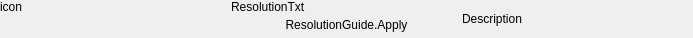
<?xml version="1.0" encoding="UTF-8"?>
<ui version="4.0">
 <class>ResolutionGuideItem</class>
 <widget class="QFrame" name="ResolutionGuideItem">
  <property name="geometry">
   <rect>
    <x>0</x>
    <y>0</y>
    <width>693</width>
    <height>38</height>
   </rect>
  </property>
  <property name="sizePolicy">
   <sizepolicy hsizetype="Preferred" vsizetype="Preferred">
    <horstretch>0</horstretch>
    <verstretch>0</verstretch>
   </sizepolicy>
  </property>
  <property name="baseSize">
   <size>
    <width>660</width>
    <height>70</height>
   </size>
  </property>
  <property name="windowTitle">
   <string>Frame</string>
  </property>
  <layout class="QHBoxLayout" name="horizontalLayout_2">
   <property name="spacing">
    <number>0</number>
   </property>
   <property name="leftMargin">
    <number>0</number>
   </property>
   <property name="topMargin">
    <number>0</number>
   </property>
   <property name="rightMargin">
    <number>0</number>
   </property>
   <property name="bottomMargin">
    <number>0</number>
   </property>
   <item alignment="Qt::AlignTop">
    <widget class="QFrame" name="IconFrame">
     <property name="frameShape">
      <enum>QFrame::NoFrame</enum>
     </property>
     <property name="frameShadow">
      <enum>QFrame::Raised</enum>
     </property>
     <layout class="QHBoxLayout" name="horizontalLayout">
      <property name="spacing">
       <number>0</number>
      </property>
      <property name="leftMargin">
       <number>0</number>
      </property>
      <property name="topMargin">
       <number>0</number>
      </property>
      <property name="rightMargin">
       <number>0</number>
      </property>
      <property name="bottomMargin">
       <number>0</number>
      </property>
      <item alignment="Qt::AlignLeft">
       <widget class="ComplexHeaderIcon" name="PlatformIcon">
        <property name="sizePolicy">
         <sizepolicy hsizetype="Fixed" vsizetype="Fixed">
          <horstretch>0</horstretch>
          <verstretch>0</verstretch>
         </sizepolicy>
        </property>
        <property name="text">
         <string>icon</string>
        </property>
       </widget>
      </item>
     </layout>
    </widget>
   </item>
   <item alignment="Qt::AlignTop">
    <widget class="QFrame" name="MiddleFrame">
     <layout class="QVBoxLayout" name="verticalLayout">
      <property name="spacing">
       <number>0</number>
      </property>
      <property name="leftMargin">
       <number>0</number>
      </property>
      <property name="topMargin">
       <number>0</number>
      </property>
      <property name="rightMargin">
       <number>0</number>
      </property>
      <property name="bottomMargin">
       <number>0</number>
      </property>
      <item>
       <widget class="QLabel" name="ResolutionLabel">
        <property name="sizePolicy">
         <sizepolicy hsizetype="Preferred" vsizetype="Expanding">
          <horstretch>0</horstretch>
          <verstretch>0</verstretch>
         </sizepolicy>
        </property>
        <property name="text">
         <string>ResolutionTxt</string>
        </property>
        <property name="alignment">
         <set>Qt::AlignLeading|Qt::AlignLeft|Qt::AlignVCenter</set>
        </property>
       </widget>
      </item>
      <item>
       <widget class="QPushButton" name="ResolutionApplyBtn">
        <property name="text">
         <string>ResolutionGuide.Apply</string>
        </property>
        <property name="flat">
         <bool>true</bool>
        </property>
       </widget>
      </item>
      <item>
       <spacer name="verticalSpacer">
        <property name="orientation">
         <enum>Qt::Vertical</enum>
        </property>
        <property name="sizeHint" stdset="0">
         <size>
          <width>20</width>
          <height>40</height>
         </size>
        </property>
       </spacer>
      </item>
     </layout>
    </widget>
   </item>
   <item>
    <widget class="QLabel" name="DescriptionLabel">
     <property name="sizePolicy">
      <sizepolicy hsizetype="Preferred" vsizetype="Preferred">
       <horstretch>0</horstretch>
       <verstretch>0</verstretch>
      </sizepolicy>
     </property>
     <property name="text">
      <string>Description</string>
     </property>
     <property name="wordWrap">
      <bool>true</bool>
     </property>
    </widget>
   </item>
  </layout>
 </widget>
 <customwidgets>
  <customwidget>
   <class>ComplexHeaderIcon</class>
   <extends>QLabel</extends>
   <header location="global">ComplexHeaderIcon.h</header>
  </customwidget>
 </customwidgets>
 <resources/>
 <connections/>
</ui>
